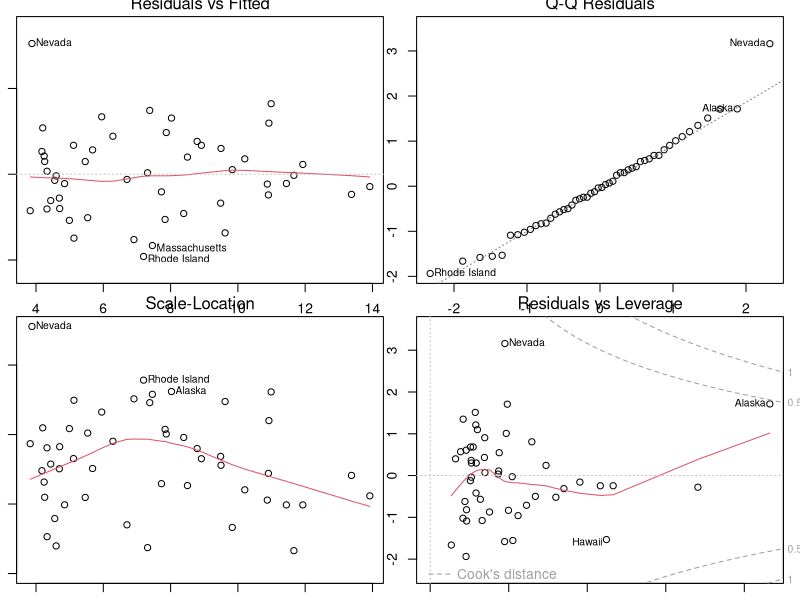
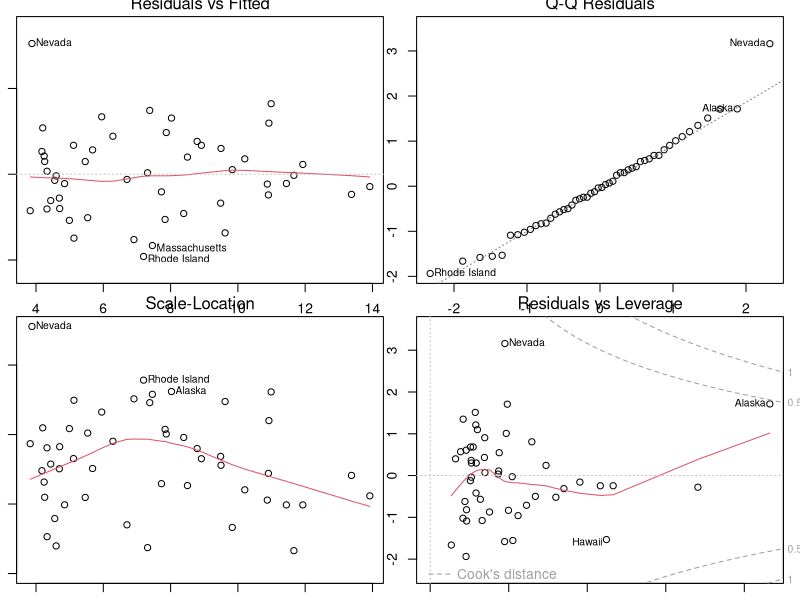

The R script that drew these images, in order:
#다중 회귀 분석(독립변수가 복수)
state.x77 # 미국 각 주 관련정보 dataset
# Poplulation Income Illiteracy Life Exp murder Hs Grad Frost
class(state.x77)
is(state.x77)
str(state.x77)

states<-as.data.frame(state.x77[,c('Murder','Population','Income','Illiteracy','Frost')])
is(states)
str(states)
head(states,n=3)
cor(states) # 종속변수: Murder(살인사건 발생률),독립변수: Population(인구수) Income(수입) Illiteracy(문맹률) Frost(결빙일)

# 다중회귀모델 작성
mfit <-lm(formula=Murder~Population+Income+Illiteracy+Frost,data=states)
mfit
summary(mfit) #p-value: 9.133e-08 <0.05이므로 유의한 모델, 설명력은 56.7%
# 각 독립변수의 p값은 Income: 0.9253, Frost:0.9541로 유의수준(α)인 0.05보다 크므로 독립변수의 작격을 의심
# 모델을 학습하기 전 데이터가 잘 가공이 되었느냐 안되었느냐에 따라서 매우 중요함

#회귀모형의 적절성을 확인

#회귀분석모형의 적절성을 위한 선행행조건 : 아래의 조건 위배 시에는 변수 제거나 조정을 신중히 고려해야 함.
# 1) 정규성 : 독립변수들의 잔차항이 정규분포를 따라야 한다.
# 2) 독립성 : 독립변수들 간의 값이 서로 관련성이 없어야 한다.
# 3) 선형성 : 독립변수의 변화에 따라 종속변수도 변화하나 일정한 패턴을 가지면 좋지 않다.
# 4) 등분산성 : 독립변수들의 오차(잔차)의 분산은 일정해야 한다. 특정한 패턴 없이 고르게 분포되어야 한다.
# 5) 다중공선성 : 독립변수들 간에 강한 상관관계로 인한 문제가 발생하지 않아야 한다.

#그래프 출력
par(mar=c(1,1,1,1))
par(mfrow=c(2,2))
plot(mfit)



install.packages("car",dependencies = T)
library(car)

#ehrflq :Population+Illiteracy,종속변수:Murder
imsi_mfit <-lm(formula=Murder~Population+Income+Illiteracy+Frost,data=states)
imsi_mfit
summary(mfit) 


par(mar=c(1,1,1,1))
par(mfrow=c(2,2))
plot(imsi_mfit)
#그래프 출력결과 선형성은 만족하는 것으로 보임
# 선형성 만족 여부를 수치로 확인 가능함
boxTidwell(Murder ~ Population+Illiteracy,data=states) #Pr(>F):0.7938 >0.05이므로 선형성 만족

#그래프 출력결과 잔차의 정규성은 만족하는 것으로 보임
shapiro.test(residuals(imsi_mfit)) #p-value:0.6098 >0.05이므로 잔차의 정규성 만족

#그래프 출력결과 등분산성은 만족하지 않을 가능성이 있어 보임
ncvTest(imsi_mfit) #p = 0.18632>0.05이므로 잔차의 등분산성은 만족

# 독립성
durbinWatsonTest(imsi_mfit) #p-value:0.242 p값이 2에 근사하면 독립성 만족

#다중공선성
?vif # Variance Inflation Factors(분산 팽창 요인)
vif(imsi_mfit) #값이 10을 넘으면 다중공선성에 문제가 있따.

#최적의 모델을 작성하려면 적당한 독립변수의 선택이 중요함
#독립변수의 개수가 많아지면, 모델의 예측성능이 떨어지기 때문이다.
#다중 공선성 문제가 발생할 수도 있고, 독립변수를 누구로 쓸지에 대한 고미닝 필요하다
# lm(formula=Murder~Population+Income+Illiteracy+Frost,data=states)
mfit1<-lm(formula=Murder~.,data=states)
summary(mfit1) #R-squared:  0.5285 , p-value: 9.133e-08

mfit2<-lm(formula=Murder~Population+Illiteracy,data=states)
summary(mfit2) #R-squared:  0.5484, p-value: 2.893e-09

#AIC 통계량: 모델을 평가하는 값으로 AIC를 사용
# 모델을 평가하는 지표 중 하나로 최소의 정보 손실을 갖는 모델이 가장 데이터와 적합한 모델로 선택하는 방법
AIC(mfit1,mfit2)
# df      AIC
# mfit1  6 241.6429
# mfit2  4 237.6565 더 값이 작으므로 좋은 모델로 평가됨

#저당한 독립변수 선택방법 중 stepwise regression
#후진 소거법 (backward : 모든 변수를 넣고 기여도가 낮은 것부터 하나씩 제거하는 방법)
full_model<-lm(Murder~.,data=states)
reduce_model<-step(full_model,direction="backward")

#전진 선택법 (forward : 유익한 변수부터 하나씩 추가)
min_model<-lm(Murder~1,data=states) #독립변수 없이 절편값만 주고 출발
fwd_model<-step(min_model,direction="forward",
                scope=(Murder~Population+Income+Illiteracy+Frost),trace=1)


















